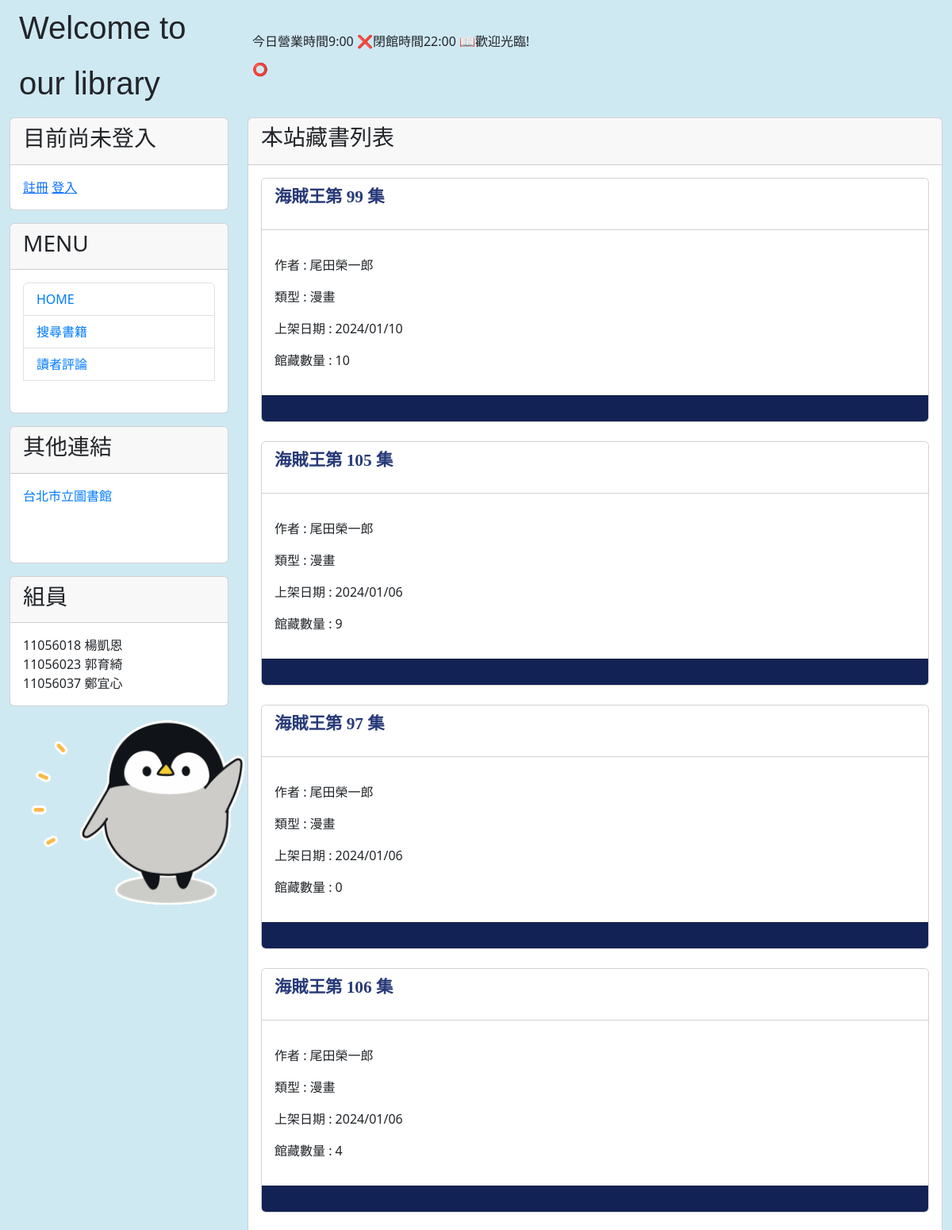
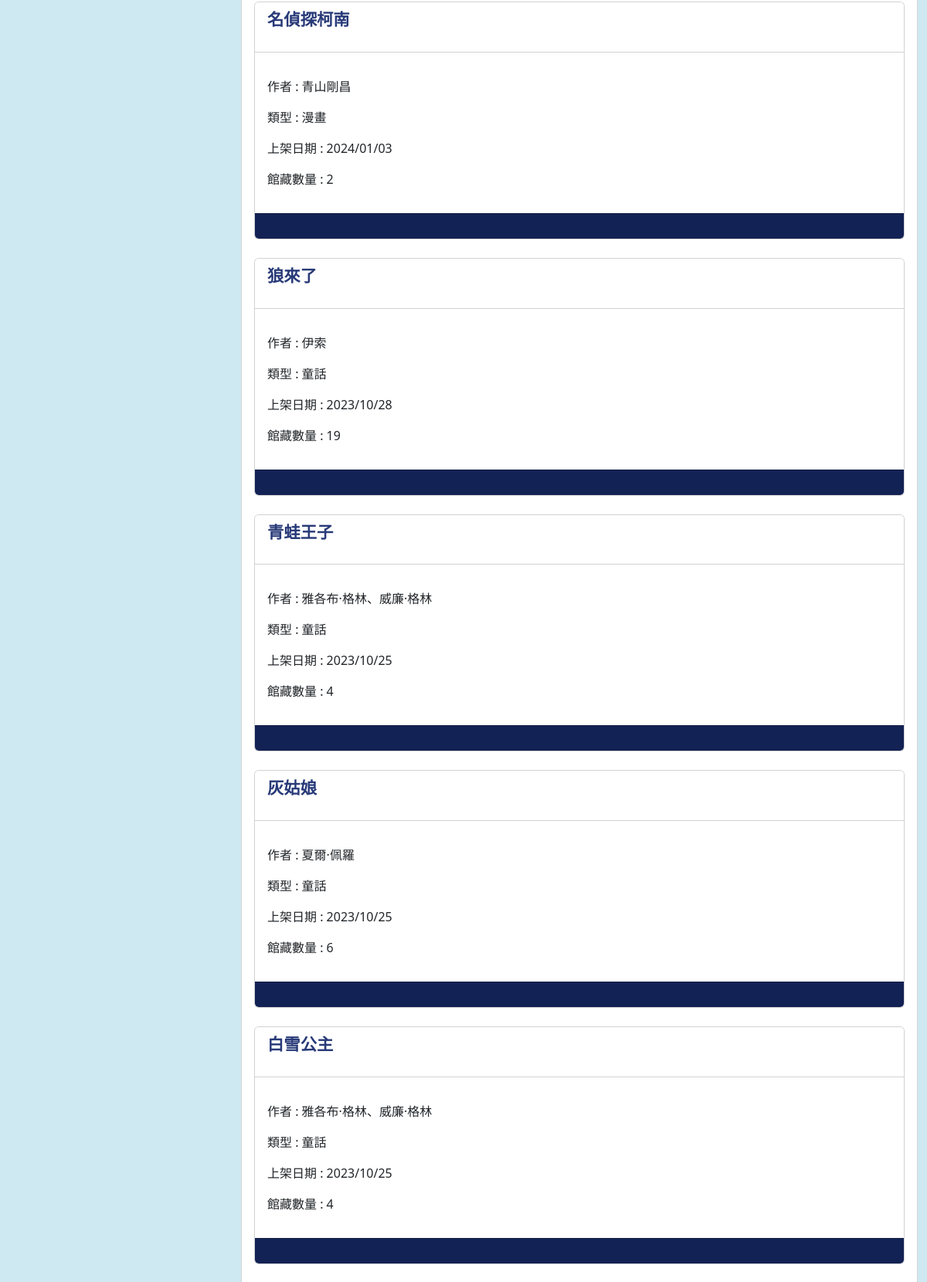
The page / (upper part) on the database its author committed (2 pictures, top to bottom).
### mytext/models.py (models this page shows, shortened)
class Post(models.Model):
    title = models.CharField(max_length=200)
    slug = models.CharField(max_length=200)
    genre = models.CharField(max_length=200)
    author = models.CharField(max_length=50)
    quantity = models.IntegerField()
    body = models.TextField()
    pub_date = models.DateTimeField(auto_now_add=True)
    picture = models.CharField(max_length=500)
    class Meta:
        ordering = ('-pub_date',)

### mytext/views.py (the view)
# urls.py: path('',mv.homepage, name='homepage'),
def homepage(request):
    posts = Post.objects.all()
    now = datetime.now()
    if request.user.is_authenticated:
        user_name = request.user.username
    else:
        user_name="未登入"
    return render(request ,'index.html', locals())

### mytext/templates/index.html (shortened to what this page needs)
{% extends "base.html" %}
{% block headmessage%} <h3 style='font-family:標楷體;'>本站藏書列表</a> {% endblock headmessage %}
{% block content%}
{% for post in posts %}
<div class='card'>
    <div class='card-header' style='background-color:#ffffff'>
            <p style='font-family:微軟正黑體;font-size:16pt;font-weight:bold;'>
                <a href='/post/{{post.slug}}' style="text-decoration:none; color:#283a78" >{{ post.title }}</a>
            </p>
    </div>
    <div class='card-body' style='background-color:#ffffff'>
        <p>
            <p>作者 : {{post.author}}</p>
            <p>類型 : {{post.genre}}</p>
            <p>上架日期 : {{ post.pub_date | date:"Y/m/d"}}</p>
            <p>館藏數量 : {{post.quantity}}</p>
        </p>
    </div>
    <div class='card-footer'  style='background-color:#132254'>
    </div>
</div>
<br>
{% endfor %}
{% endblock %}

### rows shown on the page
Post: title "海賊王第 99 集", author "尾田榮一郎", genre "漫畫", pub_date "2024/01/10", quantity "10"
Post: title "海賊王第 105 集", author "尾田榮一郎", genre "漫畫", pub_date "2024/01/06", quantity "9"
Post: title "海賊王第 97 集", author "尾田榮一郎", genre "漫畫", pub_date "2024/01/06", quantity "0"
Post: title "海賊王第 106 集", author "尾田榮一郎", genre "漫畫", pub_date "2024/01/06", quantity "4"
Post: title "名偵探柯南", author "青山剛昌", genre "漫畫", pub_date "2024/01/03", quantity "2"
Post: title "狼來了", author "伊索", genre "童話", pub_date "2023/10/28", quantity "19"
Post: title "青蛙王子", author "雅各布·格林、威廉·格林", genre "童話", pub_date "2023/10/25", quantity "4"
Post: title "灰姑娘", author "夏爾·佩羅", genre "童話", pub_date "2023/10/25", quantity "6"
Post: title "白雪公主", author "雅各布·格林、威廉·格林", genre "童話", pub_date "2023/10/25", quantity "4"
